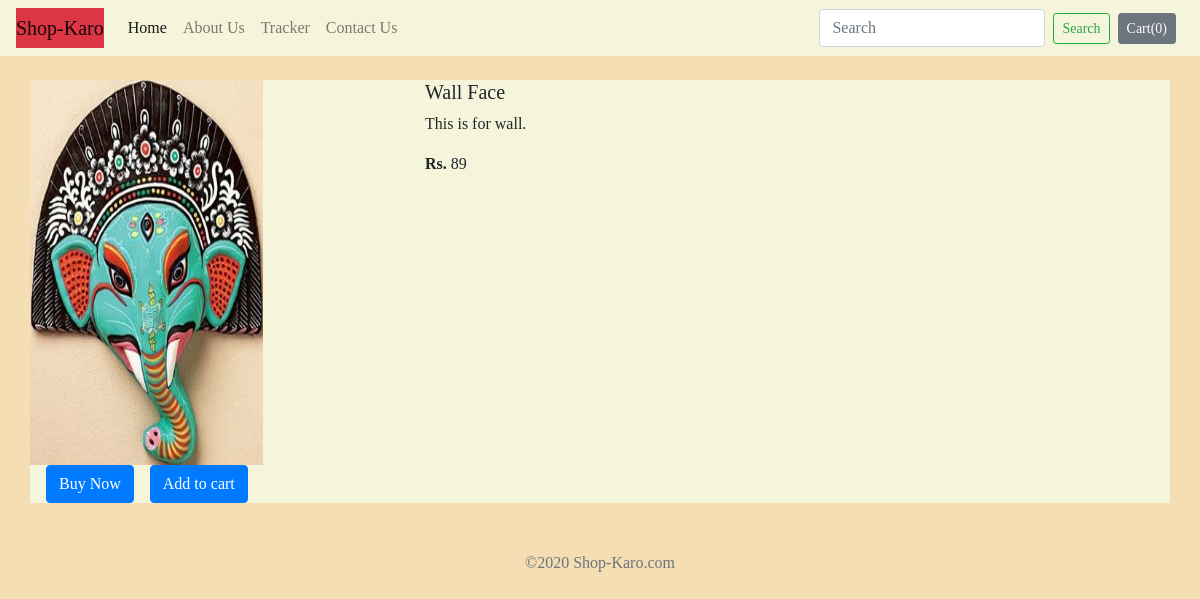
Page /shop/products/23 on the committed database.
### shop/models.py (models this page shows, shortened)
class Product(models.Model):
    product_id = models.AutoField
    product_name = models.CharField(max_length=50)
    category = models.CharField(max_length=50, default="")
    subcategory = models.CharField(max_length=50, default="")
    price = models.IntegerField(default=0)
    desc = models.CharField(max_length=300)
    pub_date = models.DateField()
    image = models.ImageField(upload_to='shop/images', default="")

### shop/views.py (the view)
# urls.py: path("products/<int:myid>", views.productView, name="ProductView"),
def productView(request, myid):
    product = Product.objects.filter(id=myid)
    return render(request, 'shop/prodView.html', {'product':product[0]})

### shop/templates/shop/prodView.html (shortened to what this page needs)
{% extends 'shop/basic.html' %}
{% block body %}
<div class="container my-4" >
    <div class="row">
        <div class="col-md -4">
        <div class="row">
        <img src="/media/{{product.image}}" width="233px" height="385px">
        </div>
        <div class="row">
            <button class="btn btn-primary mx-3">Buy Now</button>
            <button class="btn btn-primary">Add to cart</button>
        </div>
    </div>
    <div class="col-md-8">
        <h5>{{product.product_name}}</h5>
        <p>{{product.desc }}</p>
        <p><b>Rs.</b> {{product.price}}</p>
    </div>
    </div>
</div>
{% endblock %}

### rows in the picture
Product: image (picture), product_name "Wall Face", desc "This is for wall.", price "89"
